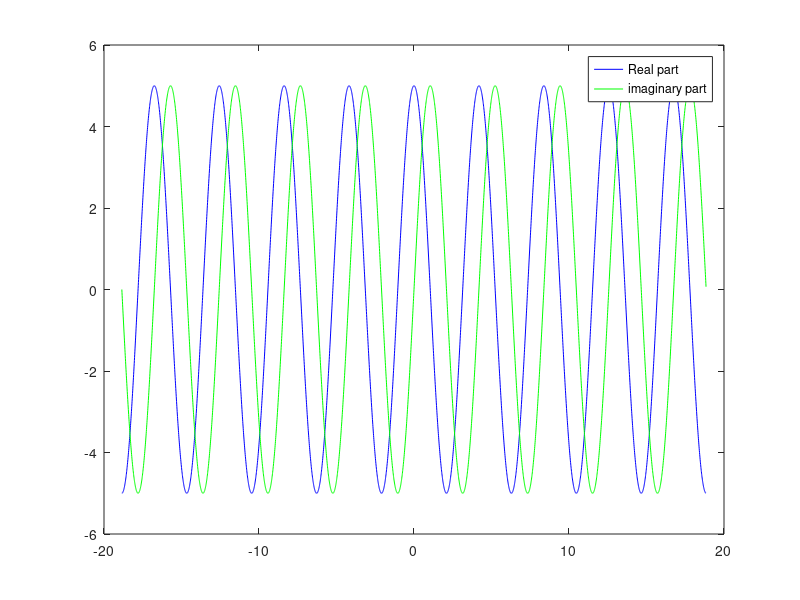

The MATLAB script that drew this image:
A=5;
wo=1.5;
t=-6*pi:0.01:6*pi;
x=A*exp(j*wo*t);
plot(t,real(x),'b',t,imag(x),'g');
legend('Real part','imaginary part');